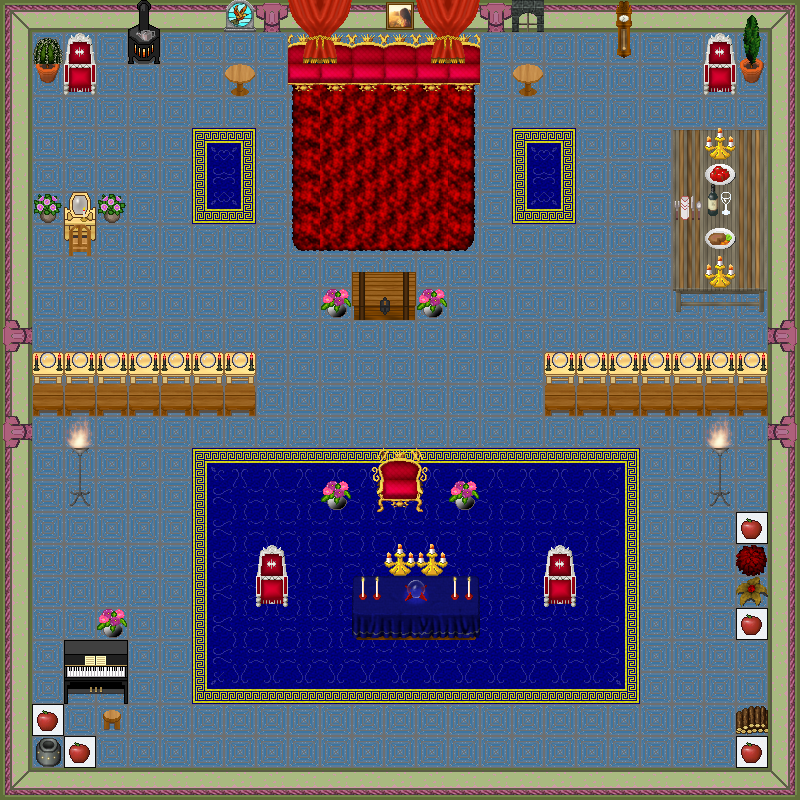

The image is a tile-based game level rendered from a .tmx file. Its description and source (layers, tilesets, objects; grid data summarised) follow:
An orthogonal 25x25 tile map with 32x32 px tiles, 5 tile layers (0_floor, 1_terrain, 2_object, 3_roof, ...), 2 hidden layers not drawn, 39 tilesets.

<map version="1.9" tiledversion="1.9.2" orientation="orthogonal" renderorder="right-down" width="25" height="25" tilewidth="32" tileheight="32" infinite="0" nextlayerid="8" nextobjectid="1">
 <tileset firstgid="1" name="tiles.png" tilewidth="32" tileheight="32" tilecount="8" columns="2">
  <image source="../../tileset/ground/indoor/tiles.png" trans="ff00ff" width="64" height="128" />
 </tileset>
 <tileset firstgid="9" name="carpets.png" tilewidth="32" tileheight="32" tilecount="8" columns="4">
  <image source="../../tileset/furniture/carpet/carpets.png" width="128" height="64" />
 </tileset>
 <tileset firstgid="17" name="int_green_purple.png" tilewidth="32" tileheight="32" tilecount="28" columns="4">
  <image source="../../tileset/building/wall/int_green_purple.png" width="128" height="224" />
 </tileset>
 <tileset firstgid="45" name="flowering_plant.png" tilewidth="32" tileheight="32" tilecount="2" columns="2">
  <image source="../../tileset/plant/indoor/flowering_plant.png" width="64" height="32" />
 </tileset>
 <tileset firstgid="47" name="orb_table.png" tilewidth="32" tileheight="32" tilecount="2" columns="2">
  <image source="../../tileset/furniture/table/orb_table.png" width="64" height="32" />
 </tileset>
 <tileset firstgid="49" name="pot_grey.png" tilewidth="32" tileheight="32" tilecount="1" columns="1">
  <image source="../../tileset/item/pot/pot_grey.png" width="32" height="32" />
 </tileset>
 <tileset firstgid="50" name="throne_small.png" tilewidth="32" tileheight="32" tilecount="2" columns="1">
  <image source="../../tileset/furniture/chair/throne_small.png" width="32" height="64" />
 </tileset>
 <tileset firstgid="52" name="drawer_with_mirror.png" tilewidth="32" tileheight="32" tilecount="2" columns="1">
  <image source="../../tileset/furniture/other/drawer_with_mirror.png" width="32" height="64" />
 </tileset>
 <tileset firstgid="54" name="wooden_pale.png" tilewidth="32" tileheight="32" tilecount="4" columns="2">
  <image source="../../tileset/furniture/chair/wooden_pale.png" width="64" height="64" />
 </tileset>
 <tileset firstgid="58" name="iron_lamp.png" tilewidth="32" tileheight="32" tilecount="3" columns="1">
  <image source="../../tileset/furniture/light/iron_lamp.png" trans="ff00ff" width="32" height="96" />
 </tileset>
 <tileset firstgid="61" name="piano" tilewidth="32" tileheight="32" tilecount="4" columns="2">
  <image source="../../tileset/furniture/other/piano.png" width="64" height="64" />
 </tileset>
 <tileset firstgid="65" name="flower_vase.png" tilewidth="32" tileheight="32" tilecount="3" columns="3">
  <image source="../../tileset/plant/indoor/flower_vase.png" width="96" height="32" />
 </tileset>
 <tileset firstgid="68" name="stool.png" tilewidth="32" tileheight="32" tilecount="1" columns="1">
  <image source="../../tileset/furniture/chair/stool.png" width="32" height="32" />
 </tileset>
 <tileset firstgid="69" name="wooden_pale.png" tilewidth="32" tileheight="32" tilecount="1" columns="1">
  <image source="../../tileset/furniture/table/wooden_pale.png" width="32" height="32" />
 </tileset>
 <tileset firstgid="70" name="throne.png" tilewidth="32" tileheight="32" tilecount="6" columns="3">
  <image source="../../tileset/furniture/chair/throne.png" width="96" height="64" />
 </tileset>
 <tileset firstgid="76" name="fire.png" tilewidth="32" tileheight="32" tilecount="27" columns="3">
  <image source="../../tileset/ground/fire/fire.png" width="96" height="288" />
 </tileset>
 <tileset firstgid="103" name="large.png" tilewidth="32" tileheight="32" tilecount="8" columns="4">
  <image source="../../tileset/item/chest/large.png" trans="ff00ff" width="128" height="64" />
 </tileset>
 <tileset firstgid="111" name="fancy_blue_red.png" tilewidth="32" tileheight="32" tilecount="12" columns="4">
  <image source="../../tileset/furniture/table/fancy_blue_red.png" trans="ff00ff" width="128" height="96" />
 </tileset>
 <tileset firstgid="123" name="candelabra.png" tilewidth="32" tileheight="32" tilecount="1" columns="1">
  <image source="../../tileset/furniture/light/candelabra.png" width="32" height="32" />
 </tileset>
 <tileset firstgid="124" name="grey_fancy.png" tilewidth="32" tileheight="32" tilecount="9" columns="3">
  <image source="../../tileset/furniture/table/grey_fancy.png" width="96" height="96" />
 </tileset>
 <tileset firstgid="133" name="grey_plain.png" tilewidth="32" tileheight="32" tilecount="9" columns="3">
  <image source="../../tileset/furniture/table/grey_plain.png" width="96" height="96" />
 </tileset>
 <tileset firstgid="142" name="warmer.png" tilewidth="32" tileheight="32" tilecount="2" columns="1">
  <image source="../../tileset/furniture/kitchen/warmer.png" width="32" height="64" />
 </tileset>
 <tileset firstgid="144" name="pot_plant.png" tilewidth="32" tileheight="32" tilecount="3" columns="1">
  <image source="../../tileset/plant/indoor/pot_plant.png" width="32" height="96" />
 </tileset>
 <tileset firstgid="147" name="various_small.png" tilewidth="32" tileheight="32" tilecount="9" columns="3">
  <image source="../../tileset/plant/bush/various_small.png" trans="ff00ff" width="96" height="96" />
 </tileset>
 <tileset firstgid="156" name="cactus.png" tilewidth="32" tileheight="32" tilecount="2" columns="1">
  <image source="../../tileset/plant/cactus.png" trans="ffffff" width="32" height="64" />
 </tileset>
 <tileset firstgid="158" name="painted.png" tilewidth="32" tileheight="32" tilecount="1" columns="1">
  <image source="../../tileset/building/window/painted.png" width="32" height="32" />
 </tileset>
 <tileset firstgid="159" name="red_gold_gathered.png" tilewidth="32" tileheight="32" tilecount="6" columns="2">
  <image source="../../tileset/furniture/curtain/red_gold_gathered.png" width="64" height="96" />
 </tileset>
 <tileset firstgid="165" name="small.png" tilewidth="32" tileheight="32" tilecount="3" columns="3">
  <image source="../../tileset/furniture/picture/small.png" width="96" height="32" />
 </tileset>
 <tileset firstgid="168" name="wooden_clock.png" tilewidth="32" tileheight="32" tilecount="6" columns="1">
  <image source="../../tileset/furniture/clock/wooden_clock.png" width="32" height="192" />
 </tileset>
 <tileset firstgid="174" name="knife_spoon.png" tilewidth="32" tileheight="32" tilecount="1" columns="1">
  <image source="../../tileset/furniture/crockery/knife_spoon.png" width="32" height="32" />
 </tileset>
 <tileset firstgid="175" name="meals_1.png" tilewidth="32" tileheight="32" tilecount="2" columns="2">
  <image source="../../tileset/item/food/meals_1.png" width="64" height="32" />
 </tileset>
 <tileset firstgid="177" name="bottle_and_glass" tilewidth="32" tileheight="32" tilecount="8" columns="4">
  <image source="../../tileset/item/drink/bottle_and_glass.png" width="128" height="64" />
 </tileset>
 <tileset firstgid="185" name="flames.png" tilewidth="32" tileheight="32" tilecount="6" columns="6">
  <image source="../../tileset/furniture/light/flames.png" trans="ff00ff" width="192" height="32" />
 </tileset>
 <tileset firstgid="191" name="logic/collision" tilewidth="32" tileheight="32" tilecount="1" columns="1">
  <image source="../../tileset/logic/collision.png" width="32" height="32" />
 </tileset>
 <tileset firstgid="192" name="logic/item/vegetable" tilewidth="32" tileheight="32" tilecount="16" columns="8">
  <image source="../../tileset/logic/item/vegetable.png" width="256" height="64" />
 </tileset>
 <tileset firstgid="208" name="blue carpet" tilewidth="32" tileheight="32" tilecount="9" columns="3">
  <image source="../../tileset/furniture/carpet/royalblue.png" width="96" height="96" />
 </tileset>
 <tileset firstgid="217" name="square table" tilewidth="32" tileheight="32" tilecount="1" columns="1">
  <image source="../../tileset/furniture/table/square.png" width="32" height="32" />
 </tileset>
 <tileset firstgid="218" name="item/firewood" tilewidth="32" tileheight="32" tilecount="12" columns="3">
  <image source="../../tileset/item/firewood.png" width="96" height="128" />
 </tileset>
 <tileset firstgid="230" name="stone_ruins" tilewidth="32" tileheight="32" tilecount="72" columns="6">
  <image source="../../tileset/building/stone_ruins.png" width="192" height="384" />
 </tileset>
 <layer id="1" name="0_floor" width="25" height="25">
  <data>[625 cells, 533 non-empty, 11 distinct tile ids]</data>
 </layer>
 <layer id="2" name="1_terrain" width="25" height="25">
  <data>[625 cells, 203 non-empty, 56 distinct tile ids]</data>
 </layer>
 <layer id="3" name="2_object" width="25" height="25">
  <data>[625 cells, 40 non-empty, 26 distinct tile ids]</data>
 </layer>
 <layer id="4" name="3_roof" width="25" height="25">
  <data>[625 cells, 35 non-empty, 15 distinct tile ids]</data>
 </layer>
 <layer id="5" name="objects" width="25" height="25" opacity="0.9">
  <data>[625 cells, 5 non-empty, 1 distinct tile ids]</data>
 </layer>
 <layer id="6" name="collision" width="25" height="25" visible="0" opacity="0.25">
  <data>[625 cells, 205 non-empty, 1 distinct tile ids]</data>
 </layer>
 <layer id="7" name="protection" width="25" height="25" visible="0">
  <data>[625 cells, 0 non-empty, 0 distinct tile ids]</data>
 </layer>
</map>
